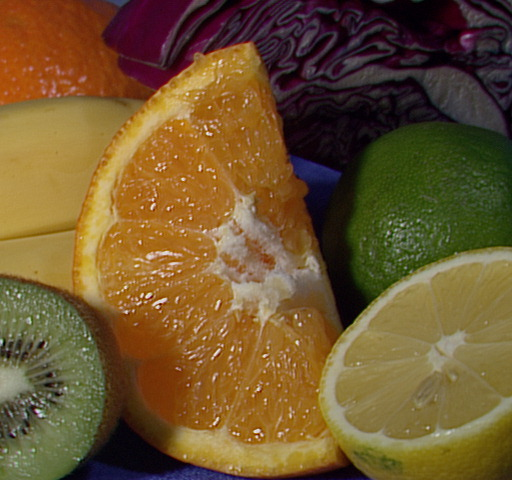
#> input picture Lab4/images/fruits.jpg, 512 x 480 px
$ jupyter execute Lab4.5.ipynb   (older library calls are emulated)
#> lines starting #> are read from the running program, lines starting #| are printed output that depends on the picture
# Lab4.5 — Benchmark software pe ARM

În acest task consolidăm rezultatele Lab4 și construim baseline-ul software care va fi utilizat în Lab5 pentru evaluarea acceleratorului FPGA.

## Obiective

- măsurarea repetată a operațiilor grayscale, resize și Sobel;
- calculul mediei și deviației standard;
- calculul FPS teoretic;
- evaluarea dependenței de rezoluție;
- măsurarea unui pipeline software complet.

Stabilim calea către imaginea de test și verificăm dacă fișierul există.

[cell 1]
from pathlib import Path

IMAGE_PATH = Path("images/fruits.jpg")

if not IMAGE_PATH.exists():
    raise FileNotFoundError(
        "Nu a fost găsită imaginea Lab4/images/fruits.jpg. "
        "Verificați că repository-ul a fost copiat complet pe placă."
    )

print("Image:", IMAGE_PATH)

Încărcăm bibliotecile și imaginea utilizată pentru benchmark-ul software.

[cell 2]
import cv2
import numpy as np
import time
import statistics
import matplotlib.pyplot as plt

image_bgr = cv2.imread(str(IMAGE_PATH), cv2.IMREAD_COLOR)
#> image_bgr is the input picture: shape (480, 512, 3); mean B, G, R 46.2, 85.6, 110.8
if image_bgr is None:
    raise RuntimeError("Imaginea nu a putut fi încărcată.")

## 1. Funcțiile testate

Definim funcțiile pentru grayscale, resize, Sobel și pipeline-ul software complet.

[cell 3]
def op_grayscale(img):
    return cv2.cvtColor(img, cv2.COLOR_BGR2GRAY)

def op_resize(img, size=(320, 240)):
    return cv2.resize(img, size, interpolation=cv2.INTER_LINEAR)

def op_sobel(gray):
    gx = cv2.Sobel(gray, cv2.CV_32F, 1, 0, ksize=3)
    gy = cv2.Sobel(gray, cv2.CV_32F, 0, 1, ksize=3)
    return cv2.convertScaleAbs(cv2.magnitude(gx, gy))

def op_pipeline(img, size=(320, 240)):
    resized = op_resize(img, size)
    gray = op_grayscale(resized)
    return op_sobel(gray)

## 2. Funcție generică de benchmark

Definim o funcție generică pentru măsurarea repetată a timpului de execuție.

[cell 4]
def benchmark(func, *args, repeats=30, **kwargs):
    func(*args, **kwargs)  # warm-up
    times = []
    for _ in range(repeats):
        t0 = time.perf_counter()
        func(*args, **kwargs)
        times.append(time.perf_counter() - t0)
    return {
        "mean": statistics.mean(times),
        "median": statistics.median(times),
        "stdev": statistics.stdev(times) if len(times) > 1 else 0.0,
        "times": times,
    }

## 3. Benchmark la rezoluția imaginii originale

Pentru Sobel folosim o imagine grayscale pregătită înaintea măsurării, astfel încât timpul Sobel să nu includă conversia color.

Măsurăm separat timpul și FPS-ul principalelor operații pe imaginea de test.

[cell 5]
gray = op_grayscale(image_bgr)
#> in op_grayscale, `return cv2.cvtColor(img, cv2.COLOR_BGR2GRAY)`:
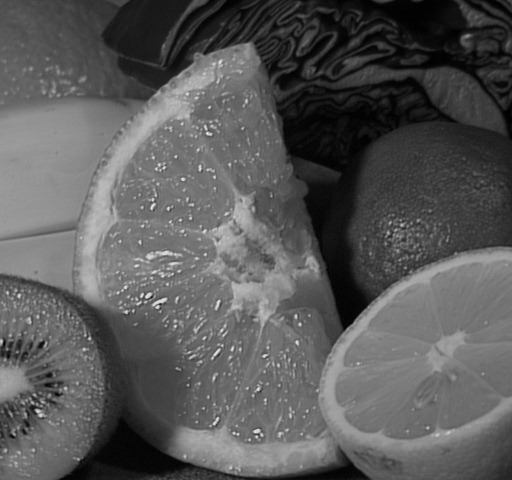
#> returned value: shape (480, 512); min 0, max 238, mean 88.7

tests = {
    "grayscale": benchmark(op_grayscale, image_bgr),
    "resize_320x240": benchmark(op_resize, image_bgr, (320, 240)),
    "sobel": benchmark(op_sobel, gray),
    "pipeline": benchmark(op_pipeline, image_bgr, (320, 240)),
}
#> in benchmark, `times = []`: times = []
#> after the loop in benchmark, `for _ in range(repeats):`: times = 30 values, max 0.000254 at index 21, min 0.000203 at index 29, mean 0.000215
#> in op_resize, `return cv2.resize(img, size, interpolation=cv2.INTER_LINEAR)`:
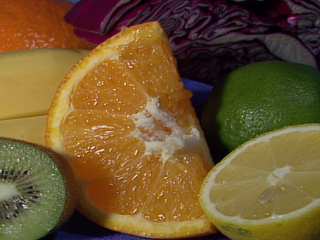
#> returned value: shape (240, 320, 3); mean of channels 0, 1, 2 46.2, 85.6, 110.8; drawn as B, G, R
#> in op_sobel, `gy = cv2.Sobel(gray, cv2.CV_32F, 0, 1, ksize=3)`:
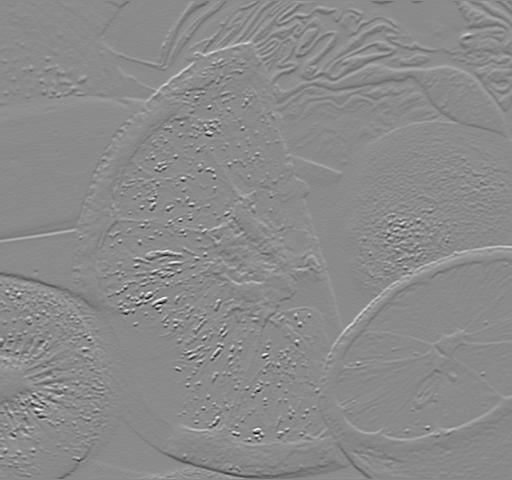
#> gy: shape (480, 512) float32; min -658, max 551, mean 0.3; drawn with min black and max white
#> in op_sobel, `return cv2.convertScaleAbs(cv2.magnitude(gx, gy))`:
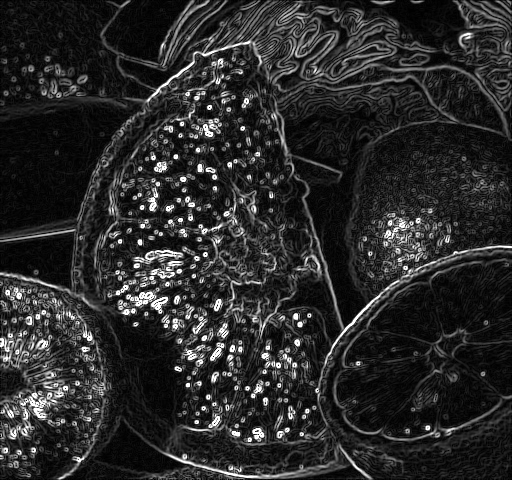
#> returned value: shape (480, 512); min 0, max 255, mean 42.4
#> in op_grayscale (call 33), `return cv2.cvtColor(img, cv2.COLOR_BGR2GRAY)`:
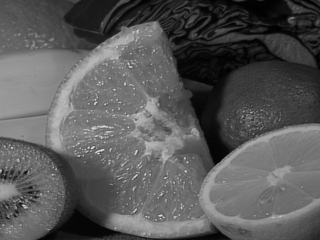
#> returned value: shape (240, 320); min 1, max 227, mean 88.6
#> in op_sobel (call 32), `gx = cv2.Sobel(gray, cv2.CV_32F, 1, 0, ksize=3)`:
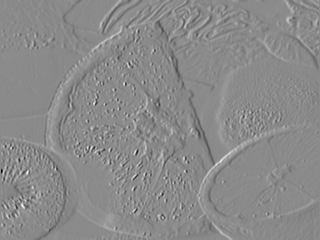
#> gx: shape (240, 320) float32; min -578, max 485, mean -1.2; drawn with min black and max white
#> in op_sobel (call 32), `gy = cv2.Sobel(gray, cv2.CV_32F, 0, 1, ksize=3)`:
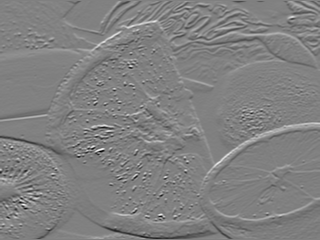
#> gy: shape (240, 320) float32; min -534, max 522, mean 0.6; drawn with min black and max white
#> in op_sobel (call 32), `return cv2.convertScaleAbs(cv2.magnitude(gx, gy))`:
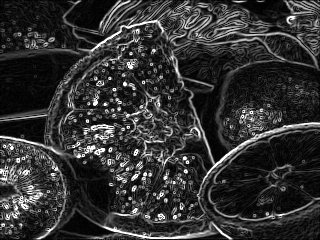
#> returned value: shape (240, 320); min 0, max 255, mean 50.6

print(f"{'Operation':18s} {'Mean ms':>10s} {'Std us':>10s} {'FPS':>10s}")
print("-" * 52)
for name, r in tests.items():
    print(f"{name:18s} {r['mean']*1e3:10.3f} {r['stdev']*1e6:10.3f} {1/r['mean']:10.2f}")
#> this loop made 4 passes
#> name on passes 1 to 4: 'grayscale', 'resize_320x240', 'sobel', 'pipeline'
#| grayscale               0.215     13.084    4657.32
#| resize_320x240          0.349     37.113    2868.66
#| sobel                   0.579     62.200    1725.96
#| pipeline                0.823    199.413    1215.34

## 4. Benchmark pe mai multe rezoluții

Pentru fiecare rezoluție pregătim mai întâi imaginea de intrare. Pregătirea nu este inclusă în timpii operațiilor măsurate.

Repetăm benchmark-ul pentru mai multe rezoluții și salvăm rezultatele pentru comparație.

[cell 6]
resolutions = ((320, 240), (640, 480), (1280, 720))
results = []

for w, h in resolutions:
    img = cv2.resize(image_bgr, (w, h), interpolation=cv2.INTER_LINEAR)
    gray_img = cv2.cvtColor(img, cv2.COLOR_BGR2GRAY)

    r_gray = benchmark(op_grayscale, img, repeats=20)
    r_sobel = benchmark(op_sobel, gray_img, repeats=20)

    results.append((w, h, r_gray['mean'], r_sobel['mean']))
    print(
        f"{w:4d}x{h:<4d} | grayscale {r_gray['mean']*1e3:8.3f} ms | "
        f"sobel {r_sobel['mean']*1e3:8.3f} ms"
    )
#> this loop made 3 passes
#|  320x240  | grayscale    0.085 ms | sobel    0.249 ms
#|  640x480  | grayscale    0.245 ms | sobel    0.655 ms
#| 1280x720  | grayscale    0.669 ms | sobel   11.785 ms
#> pass 3, `gray_img = cv2.cvtColor(img, cv2.COLOR_BGR2GRAY)`:
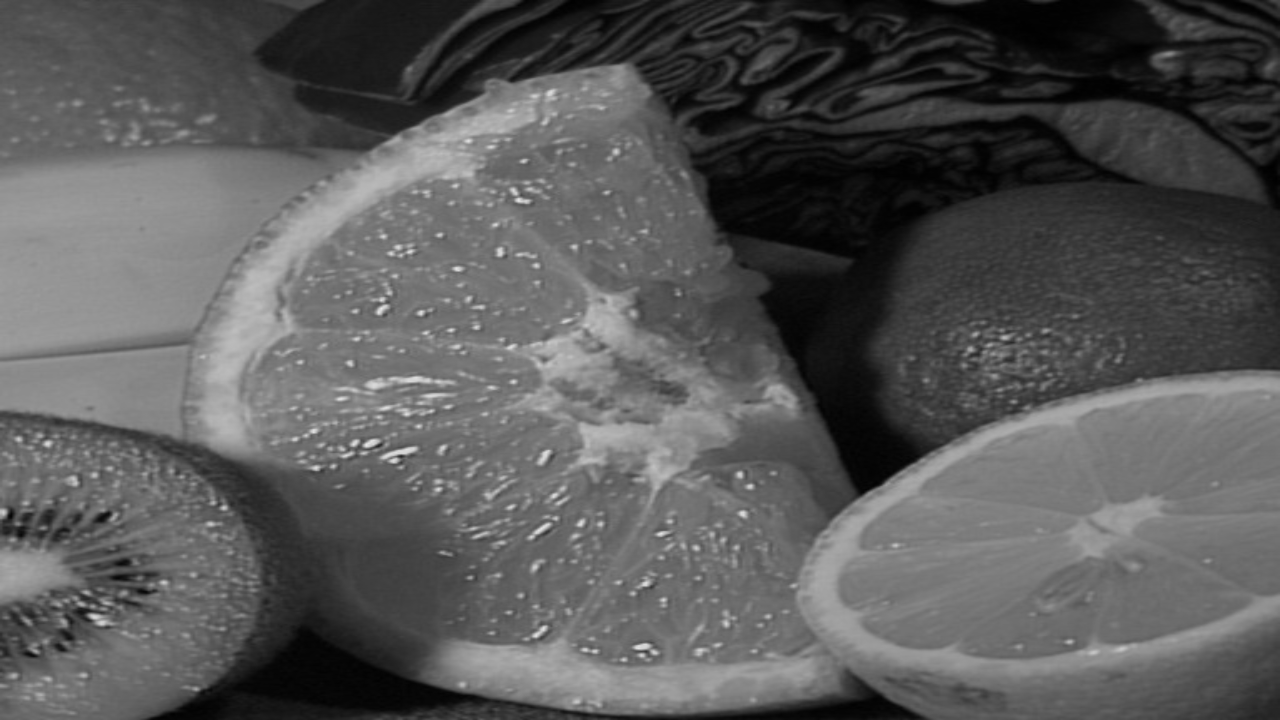
#> gray_img: shape (720, 1280); min 0, max 231, mean 88.6
#> after the loop, results = [(320, 240, 8.47e-05, 0.000249), (640, 480, 0.000245, 0.000655), (1280, 720, 0.000669, 0.0118)]

## 5. Reprezentare grafică

Reprezentăm grafic timpul Sobel în funcție de numărul de pixeli.

[cell 7]
pixels = [w*h for w, h, _, _ in results]
#> pixels = [76800, 307200, 921600]
sobel_ms = [t_sobel*1e3 for _, _, _, t_sobel in results]
#> sobel_ms = [0.249, 0.655, 11.78]

plt.figure(figsize=(8, 4))
plt.plot(pixels, sobel_ms, marker="o")
plt.xlabel("Number of pixels")
plt.ylabel("Sobel time (ms)")
plt.title("Software Sobel cost vs image size")
plt.grid(True)
plt.show()
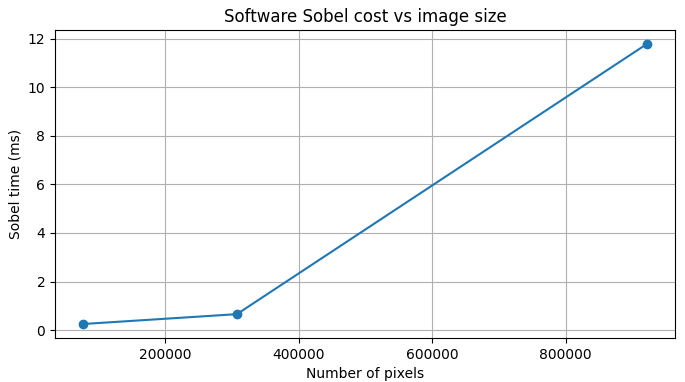
#> figure drawn by matplotlib, 1 panel
